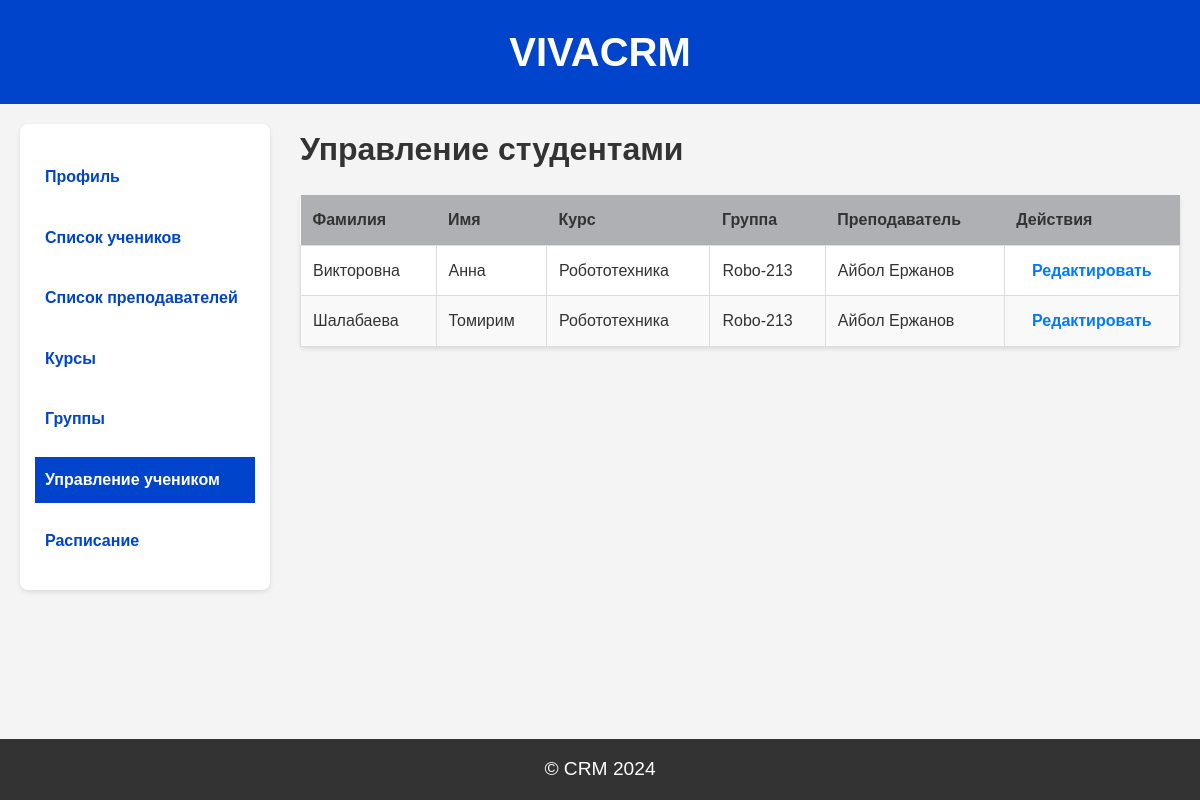
Before: /management (signed in) with the older database file.
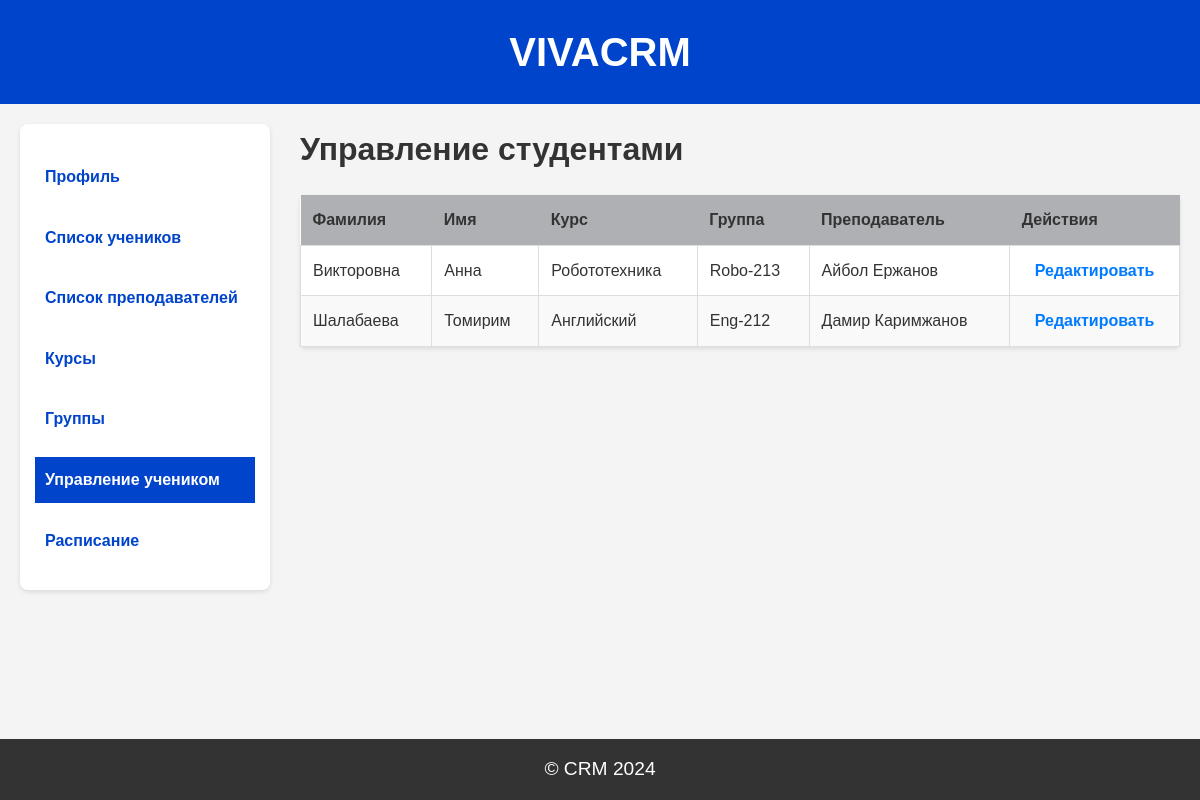
After: the same page with the newer database file.
### models.py (models this page shows)
class Student(db.Model):
    id = db.Column(db.Integer, primary_key=True)
    student_id = db.Column(db.Integer, db.ForeignKey('users.id'))
    surname = db.Column(db.String(50), nullable=False)
    first_name = db.Column(db.String(50), nullable=False)
    patronymic = db.Column(db.String(50), nullable=True)
    birth_date = db.Column(db.Date, nullable=False)
    phone = db.Column(db.String(20), nullable=False)
    address = db.Column(db.String(255), nullable=False)
    client_name = db.Column(db.String(255), nullable=True)
    client_relation = db.Column(db.String(100), nullable=True)
    client_phone = db.Column(db.String(20), nullable=True)
    client_workplace = db.Column(db.String(255), nullable=True)
    client_position = db.Column(db.String(100), nullable=True)
    user = db.relationship('Users', backref='student', uselist=False)

class Course(db.Model):
    id = db.Column(db.Integer, primary_key=True)
    course_name = db.Column(db.String(100), nullable=False)
    academic_hours = db.Column(db.Integer, nullable=False)
    price = db.Column(db.Integer, nullable=False)
    teachers = db.relationship('ManageTeacher', back_populates='course')
    students = db.relationship('ManageStudent', back_populates='course')

class Group(db.Model):
    id = db.Column(db.Integer, primary_key=True)
    group_name = db.Column(db.String(100), nullable=False)
    students = db.relationship('ManageStudent', back_populates='group')
    teachers = db.relationship('ManageTeacher', back_populates='group')

class Teacher(db.Model):
    id = db.Column(db.Integer, primary_key=True)
    teacher_id = db.Column(db.Integer, db.ForeignKey('users.id'))
    surname = db.Column(db.String(50), nullable=False)
    first_name = db.Column(db.String(50), nullable=False)
    patronymic = db.Column(db.String(50), nullable=True)
    birth_date = db.Column(db.Date, nullable=False)
    phone = db.Column(db.String(20), nullable=False)
    address = db.Column(db.String(255), nullable=False)
    education = db.Column(db.String(255), nullable=False)
    user = db.relationship('Users', backref='teacher', uselist=False)

### app.py (the view)
@app.route('/management', methods=['GET'])
@login_required
@role_required('Администратор')
def management():
    administrator = Administrator.query.filter_by(admin_id=current_user.id).first()
    students = Student.query.all()
    courses = Course.query.all()
    groups = Group.query.all()
    teachers = Teacher.query.all()
    student_info = []
    for student in students:
        manage_student_entry = ManageStudent.query.filter_by(student_id=student.student_id).first()
        course = None
        group = None
        teacher = None
        if manage_student_entry:
            course = Course.query.get(manage_student_entry.course_id)
            group = Group.query.get(manage_student_entry.group_id)
            manage_teacher = ManageTeacher.query.filter_by(
                group_id=manage_student_entry.group_id,
                course_id=manage_student_entry.course_id
            ).first()
            if manage_teacher:
                teacher = Teacher.query.get(manage_teacher.teacher_id)
        student_info.append({
            'student': student,
            'course': course,
            'group': group,
            'teacher': teacher
        })
    return render_template(
        'management.html',
        administrator=administrator,
        student_info=student_info,
        courses=courses,
        groups=groups,
        teachers=teachers
    )

### app.py (called while the page is built)
@login_manager.user_loader
def load_user(user_id):
    return Users.query.get(int(user_id))

def role_required(role):
    def decorator(f):
        @wraps(f)
        def wrapped(*args, **kwargs):
            if not current_user.is_authenticated or current_user.role != role:
                flash('Недостаточно прав доступа')
                return redirect(url_for('login'))
            return f(*args, **kwargs)
        return wrapped
    return decorator

### templates/management.html
{% extends "base_administrator.html" %}
{% block content %}
<h1>Управление студентами</h1>
<table class="student-table">
  <thead>
    <tr>
      <th>Фамилия</th>
      <th>Имя</th>
      <th>Курс</th>
      <th>Группа</th>
      <th>Преподаватель</th>
      <th>Действия</th>
    </tr>
  </thead>
  <tbody>
    {% for entry in student_info %}
    <tr>
      <td>{{ entry.student.surname }}</td>
      <td>{{ entry.student.first_name }}</td>
      <td>{{ entry.course.course_name if entry.course else "Не назначен" }}</td>
      <td>{{ entry.group.group_name if entry.group else "Не назначена" }}</td>
      <td>
        {% if entry.teacher %}
          {{ entry.teacher.first_name }} {{ entry.teacher.surname }}
        {% else %}
          Не назначен
        {% endif %}
      </td>
      <td class="actions">
        <a href="{{ url_for('edit_management', id=entry.student.student_id) }}">Редактировать</a>
      </td>
    </tr>
    {% endfor %}
  </tbody>
</table>
{% endblock %}

Changed rows visible on the page:
now on this page (row unchanged): Course: course "Английский"
now on this page (row unchanged): Group: group "Eng-212"
added Teacher: teacher.first_name "Дамир", teacher.surname "Каримжанов"
Other visible differences:
new list line: "Шалабаева Томирим"
new list line: "Редактировать"
list line gone: "Шалабаева Томирим"
list line gone: "Робототехника"
list line gone: "Robo-213"
list line gone: "Айбол Ержанов"
list line gone: "Редактировать"
